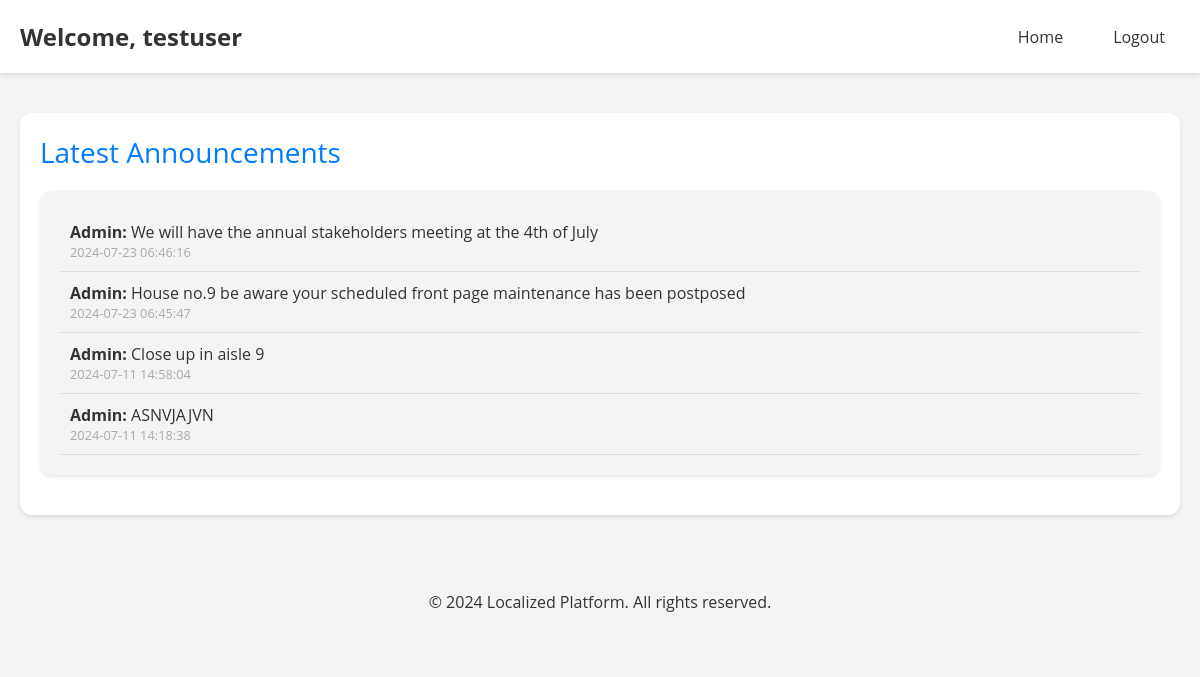
Screenshot of /announcements.php (signed in) with the database file from the repository.
### tables this page shows
CREATE TABLE `announcements` (
  `id` int(11) NOT NULL,
  `username` varchar(50) NOT NULL,
  `announcement` text NOT NULL,
  `timestamp` timestamp NOT NULL DEFAULT current_timestamp()
);

### announcements.php (the view, shortened to what this page needs)
<!DOCTYPE html>
<html lang="en">
<head>
    <link rel="stylesheet" href="css/community.css">
</head>
<body>
    <header class="header">
        <div class="container">
            <h1>Welcome, <?php echo htmlspecialchars($_SESSION['username']); ?></h1>
            <nav class="nav">
                <ul>
                    <li><a href="index.php">Home</a></li>
                    <li><a href="php/logout.php">Logout</a></li>
                </ul>
            </nav>
        </div>
    </header>
    <main>
        <div class="container">
            <section class="section announcements-section">
                <div class="section-header">Latest Announcements</div>
                <div class="section-content">
                    <?php
                    include 'php/config.php';
                    $stmt = $conn->prepare("SELECT username, announcement, timestamp FROM announcements ORDER BY timestamp DESC");
                    $stmt->execute();
                    $stmt->bind_result($username, $announcement, $timestamp);
                    while ($stmt->fetch()) {
                        echo '<div class="message">';
                        echo '<strong>' . htmlspecialchars($username) . ':</strong> ';
                        echo '<span>' . htmlspecialchars($announcement) . '</span>';
                        echo '<div class="timestamp">' . $timestamp . '</div>';
                        echo '</div>';
                    }
                    ?>
                </div>
            </section>
        </div>
    </main>
    <footer>
        <p>&copy; 2024 Localized Platform. All rights reserved.</p>
    </footer>
</body>
</html>

### css/community.css (style rules this page uses)
body { font-family: 'Open Sans', 'Segoe UI', Tahoma, Geneva, Verdana, sans-serif; margin: 0; padding: 0; background-color: #f4f4f4; color: #333; }
.container { max-width: 1200px; margin: 0 auto; padding: 0 20px; }
header { background: #fff; color: #333; padding: 20px 0; box-shadow: 0 2px 4px rgba(0, 0, 0, 0.1); position: sticky; top: 0; z-index: 1000; }
.header .container { display: flex; justify-content: space-between; align-items: center; max-width: 1200px; margin: 0 auto; padding: 0 20px; }
.header h1 { font-size: 24px; margin: 0; color: #333; }
.nav ul { list-style: none; padding: 0; margin: 0; display: flex; }
.nav ul li { margin-left: 20px; }
.nav ul li a { color: #333; text-decoration: none; padding: 10px 15px; border-radius: 4px; transition: background 0.3s; }
.section { margin: 40px 0; padding: 20px; background: #fff; border-radius: 12px; box-shadow: 0 2px 4px rgba(0, 0, 0, 0.1); }
.section-header { margin-bottom: 20px; font-size: 28px; color: #007bff; }
.section-content { max-height: 500px; overflow-y: auto; margin-bottom: 20px; padding: 20px; background: #f4f4f4; border-radius: 12px; box-shadow: 0 2px 4px rgba(0, 0, 0, 0.1); }
.message { padding: 10px; border-bottom: 1px solid #ddd; }
.timestamp { font-size: 0.8em; color: #aaa; }
footer { text-align: center; padding: 20px 0; background: #f4f4f4; color: #333; }

### rows the page displays
announcements: username "Admin", announcement "We will have the annual stakeholders meeting at the 4th of July", timestamp "2024-07-23 06:46:16"
announcements: username "Admin", announcement "House no.9 be aware your scheduled front page maintenance has been postposed", timestamp "2024-07-23 06:45:47"
announcements: username "Admin", announcement "Close up in aisle 9", timestamp "2024-07-11 14:58:04"
announcements: username "Admin", announcement "ASNVJAJVN", timestamp "2024-07-11 14:18:38"

### other values shown
$_SESSION['username'] "testuser"
